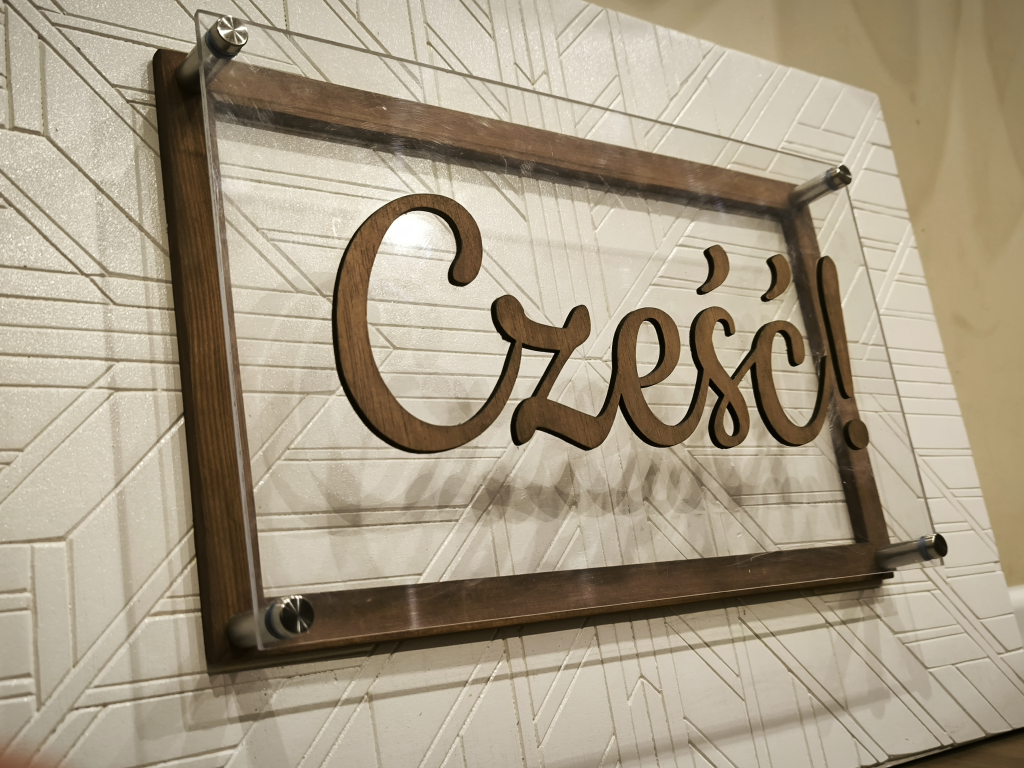
#> input picture uploads/IMG_20260829_230633.jpg, 4096 x 3072 px (shown at 1/4 size)
$ python -i build.py   (imports and definitions only)
#> lines starting #> are read from the running program, lines starting #| are printed output that depends on the picture
#!/usr/bin/env python3
# -*- coding: utf-8 -*-
"""
Studio Sygnatura — v4 build (wersja 2, po uwagach użytkownika 31.08.2026).

⚠️ UWAGA (od 2026-09-08): NIE URUCHAMIAJ tego skryptu!
index.html jest teraz utrzymywany RĘCZNIE jako nowy layout „kwaterowy" (v5)
z sliderem zasilanym z bazy przez Flask. Uruchomienie build.py nadpisze go
STARYM layoutem (splash + hero + litery). Ten skrypt zostaje wyłącznie jako
archiwum generowania starych stron (hero-picker, stuby).

Uwagi wcielone:
- litery logotypu jako OSOBNE pliki PNG (koniec ze sprite+calc → koniec „Ssssss")
- prostokąty OSTRE (zero zaokrągleń)
- hero = napis „Cześć" z ukosa (domyślnie IMG_20260829_230633.jpg, wybór przez hero-picker.html)
- plansza: 2 kolumny tylko na dużych ekranach, 1 kolumna na telefonie
- napisy „Pasją / styl / tradycja" WIDOCZNE od razu (płaskie); animacje = spokojna harmonia
  (miękki opad liter w splashu + subtelny oddech planszy), nie ukrywanie treści
"""
import os
import math
import json
import shutil

from PIL import Image, ImageStat, ImageEnhance, ImageFilter

HERE = os.path.dirname(os.path.abspath(__file__))
ASSETS = os.path.join(HERE, 'assets')
LETTERS_DIR = os.path.join(ASSETS, 'letters')
THUMBS_DIR = os.path.join(ASSETS, 'thumbs')
LOGO_DIR = os.path.abspath(os.path.join(HERE, '..', 'pracownia', 'logo', 'WEKTORY3'))
UPLOADS = os.path.abspath(os.path.join(HERE, '..', 'uploads'))

BRUN = (107, 69, 48)  # #6B4530 z księgi znaku
LIGHT_FACTOR = 0.22   # rozjaśnienie SYG (PEŁNA barwa, jeden ton — tunowalne)
LIGHT = tuple(int(c + (255 - c) * LIGHT_FACTOR) for c in BRUN)  # jaśniejszy brąz dla SYG

# Kandydaci hero (zdjęcia użytkownika z ../uploads) — kolejność = numer w pickerze
HERO_CANDIDATES = [
    'IMG_20260829_230633.jpg',   # 1 — tablica z ukosa
    'IMG_20260829_230704.jpg',   # 2 — WYBRANE PRZEZ UŻYTKOWNIKA (31.08.2026)
    'IMG_20260829_231012.jpg',   # 3
    'IMG_20260829_230548.jpg',   # 4
    'IMG_20260828_055508.jpg',   # 5
    'IMG_20260828_055521.jpg',   # 6
    'IMG_20260828_055528.jpg',   # 7
    'IMG_20260828_055536.jpg',   # 8
    'IMG_20260828_055552.jpg',   # 9
    'IMG_20260828_055601.jpg',   # 10
    'IMG_20260828_055623.jpg',   # 11
    'IMG_20260811_232511.jpg',   # 12
]
DEFAULT_HERO = HERO_CANDIDATES[1]  # historyczne (picker); obecnie hero = TŁO NA HERO.png poniżej
HERO_TLO = 'TŁO NA HERO.png'       # KOŃCOWE TŁO HERO (decyzja użytkownika, sesja 8) — kompozycja: „Cześć" po prawej u góry, pusta ściana po lewej i na dole

# ---------------------------------------------------------------- wynajem (podstrona)
# Terminarz wg v3: zajęte terminy PER PAKIET. PRZYKŁADOWE dane z v3 — PODMIEŃ na realne.
# Klucz = id pakietu, wartość = lista dat 'RRRR-MM-DD'.
RENTAL_ZAJETE = [
    '2026-08-29', '2026-08-30', '2026-09-05', '2026-09-12', '2026-09-19', '2026-10-03', '2026-10-10', '2026-10-17', '2026-11-07',
]
# Wspólny kalendarz: jedna pula towaru, wiec jedna data blokuje WSZYSTKIE pakiety.
# Dopoki asortyment nie urosnie (osobne zestawy), NIE rozdzielamy terminow per pakiet.
# TODO: realne terminy zamiast danych demo.

# katalog: (ikona, nazwa, opis, cena 'od X zł / doba', cena liczbowa do kalkulatora, pozycja gratis w personalizacji)
PRODUCTS = [
    ('szyld', 'Szyld powitalny', '„Witajcie" z imionami na wymiennej wkładce · 60×40 cm · opcjonalne podświetlenie LED', 'od 49 zł / doba', 49, True),
    ('rozpiska', 'Tablica „rozpiska stołów"', 'Plan sali z listą gości · wymienne karty przy stołach · 100×70 cm', 'od 59 zł / doba', 59, True),
    ('numery', 'Numery stołów', 'Grawerowane, stojące · komplet 10 szt. · wymienne', 'od 25 zł / doba', 25, False),
    ('serwetniki', 'Serwetniki', 'Drewniane obrączki na serwetki · komplet 30 szt.', 'od 20 zł / doba', 20, False),
    ('lampki', 'Lampki', 'Fairy lights, ciepłe 2700 K · 10 m · z koszykiem baterii', 'od 15 zł / doba', 15, False),
    ('lampiony', 'Lampiony', 'Drewniane, geometryczne · komplet 6 szt. · światło od środka', 'od 35 zł / doba', 35, False),
    ('litery_male', 'Litery podświetlane MAŁE', 'Inicjały lub imiona · 25 cm · LED 2700 K', 'od 45 zł / doba', 45, True),
    ('litery_duze', 'Litery podświetlane DUŻE', '„LOVE" / nazwisko · 60 cm · podświetlenie LED', 'od 120 zł / doba', 120, True),
    ('tablice', 'Tablice informacyjne', 'Toaleta · parking · palarnia · plan sali — komplet z podpórkami', 'od 30 zł / doba', 30, False),
    ('skrzynka', 'Skrzynka na życzenia', 'Drewniana, z grawerem · na koperty i kartki', 'od 25 zł / doba', 25, False),
    ('scrabble', 'Mozaika „scrabble"', 'Imiona w drewnianych kafelkach · składamy na ścianie lub stole', 'od 55 zł / doba', 55, True),
    ('swieczniki', 'Świeczniki', 'Drewniane, stabilne · komplet 12 szt. · świece w zestawie', 'od 30 zł / doba', 30, False),
    ('winietki', 'Winietki i plan dnia', 'Imienne oznaczenia stołów + tablica harmonogramu imprezy', 'od 30 zł / doba', 30, True),
    ('panel_cytat', 'Panel z cytatem', 'Warstwowy panel z sentencją, imionami i datą — do powieszenia na ścianie', 'od 149 zł / doba', 149, True),
    ('ramka', 'Ramka rzeźbiona', 'Na zdjęcie z uroczystości — rzeźbiona, z datą i okazją na dole', 'od 169 zł / doba', 169, True),
    ('grawer', 'Grawer okolicznościowy', 'Tabliczka z dedykacją — jubileusz, rocznica albo pożegnanie pracownika', 'od 89 zł / doba', 89, True),
]

ICONS_R = {
    'szyld': '<svg viewBox="0 0 32 32" fill="none" stroke="currentColor" stroke-width="1.7" stroke-linecap="round" stroke-linejoin="round"><rect x="6" y="4" width="20" height="14"/><path d="M9 8h14M9 12h9"/><path d="M11 18v10M21 18v10"/><path d="M8 28h16"/></svg>',
    'rozpiska': '<svg viewBox="0 0 32 32" fill="none" stroke="currentColor" stroke-width="1.7" stroke-linecap="round" stroke-linejoin="round"><rect x="5" y="4" width="22" height="24"/><path d="M9 9h14M9 14h14M9 19h10M9 24h6"/></svg>',
    'numery': '<svg viewBox="0 0 32 32" fill="none" stroke="currentColor" stroke-width="1.7" stroke-linecap="round" stroke-linejoin="round"><rect x="10" y="3" width="12" height="26"/><path d="M10 11h12"/><path d="M13 18h6M13 25h6"/></svg>',
    'serwetniki': '<svg viewBox="0 0 32 32" fill="none" stroke="currentColor" stroke-width="1.7"><circle cx="16" cy="16" r="11"/><circle cx="16" cy="16" r="6.5"/></svg>',
    'lampki': '<svg viewBox="0 0 32 32" fill="none" stroke="currentColor" stroke-width="1.7" stroke-linecap="round"><path d="M4 4c7 7 17 7 24 0"/><circle cx="8" cy="8" r="2.4"/><circle cx="16" cy="11" r="2.4"/><circle cx="24" cy="8" r="2.4"/></svg>',
    'lampiony': '<svg viewBox="0 0 32 32" fill="none" stroke="currentColor" stroke-width="1.7" stroke-linecap="round" stroke-linejoin="round"><path d="M12 4h8l-2.5 5h-3z"/><rect x="10" y="9" width="12" height="13"/><path d="M13 22h6M12 26h8"/></svg>',
    'litery_male': '<svg viewBox="0 0 32 32" fill="none" stroke="currentColor" stroke-width="1.6"><text x="16" y="21.5" text-anchor="middle" font-family="Georgia, serif" font-size="13" stroke="none" fill="currentColor">AB</text><rect x="4" y="24" width="24" height="3"/></svg>',
    'litery_duze': '<svg viewBox="0 0 32 32" fill="none" stroke="currentColor" stroke-width="1.6"><text x="16" y="21" text-anchor="middle" font-family="Georgia, serif" font-size="10.5" stroke="none" fill="currentColor">LOVE</text><rect x="4" y="24" width="24" height="3"/></svg>',
    'tablice': '<svg viewBox="0 0 32 32" fill="none" stroke="currentColor" stroke-width="1.7" stroke-linecap="round"><rect x="7" y="4" width="18" height="12"/><circle cx="16" cy="10" r="2.2"/><path d="M16 7.6v2.8M11 16v12M21 16v12M8 28h16"/></svg>',
    'skrzynka': '<svg viewBox="0 0 32 32" fill="none" stroke="currentColor" stroke-width="1.7" stroke-linecap="round" stroke-linejoin="round"><path d="M8 9V6a8 8 0 0 1 16 0v3"/><rect x="5" y="9" width="22" height="15"/><path d="M10 17h12M10 21h8"/></svg>',
    'scrabble': '<svg viewBox="0 0 32 32" fill="none" stroke="currentColor" stroke-width="1.7"><rect x="5" y="5" width="10" height="10"/><rect x="17" y="5" width="10" height="10"/><rect x="5" y="17" width="10" height="10"/><rect x="17" y="17" width="10" height="10"/></svg>',
    'swieczniki': '<svg viewBox="0 0 32 32" fill="none" stroke="currentColor" stroke-width="1.7" stroke-linejoin="round"><path d="M13 6h6v9a3 3 0 0 1-6 0z"/><path d="M16 3v3"/><circle cx="16" cy="2.6" r="1.5"/><rect x="7" y="18" width="18" height="5"/></svg>',
    'winietki': '<svg viewBox="0 0 32 32" fill="none" stroke="currentColor" stroke-width="1.7" stroke-linecap="round"><rect x="8" y="6" width="16" height="20"/><path d="M11 12h10M11 16h10"/><path d="M16 26v4"/></svg>',
    'panel_cytat': '<svg viewBox="0 0 32 32" fill="none" stroke="currentColor" stroke-width="1.7" stroke-linecap="round"><rect x="4" y="6" width="24" height="20"/><rect x="8" y="10" width="16" height="12"/><path d="M10 20h12M10 24h8"/></svg>',
    'ramka': '<svg viewBox="0 0 32 32" fill="none" stroke="currentColor" stroke-width="1.7" stroke-linejoin="round"><rect x="5" y="7" width="22" height="18"/><rect x="9" y="11" width="14" height="10"/><path d="M16 21l-3.2 4h6.4z"/><circle cx="12" cy="14.5" r="1.2"/></svg>',
    'grawer': '<svg viewBox="0 0 32 32" fill="none" stroke="currentColor" stroke-width="1.7" stroke-linecap="round"><rect x="7" y="4" width="18" height="24"/><path d="M11 9h10M11 14h10M11 19h7"/><path d="M13 28h6"/></svg>',
}

PACKAGES = [
    # ---- KOMUNIJNY: esencja / mid / full ----
    {'id': 'kom_esencja', 'ev': 'komunijny', 'name': 'Komunijny ESENCJA', 'sub': 'dla kameralnego przyjęcia', 'price': 'od 199 zł / doba', 'tier': 'ESENCJA',
     'items': ['Tablica z imieniem — 1 szt.', 'Oznaczenia stołów — 6 szt.', 'Winietki imienne — 20 szt.', 'Świeczniki drewniane — 6 szt.', 'Wkładka personalizowana w cenie']},
    {'id': 'kom_mid', 'ev': 'komunijny', 'top': True, 'name': 'Komunijny MID', 'sub': 'najczęściej wybierany', 'price': 'od 349 zł / doba', 'tier': 'MID',
     'items': ['Wszystko z ESENCJI', 'Szyld powitalny — 1 szt.', 'Plan stołów — 1 szt.', 'Numery stolików — 10 szt.', 'Lampki ciepłe 10 m + lampiony ×6', 'Mozaika „scrabble" z imionami', 'Wkładka personalizowana w cenie']},
    {'id': 'kom_full', 'ev': 'komunijny', 'name': 'Komunijny FULL', 'sub': 'pełna oprawa sali + montaż', 'price': 'od 599 zł / doba', 'tier': 'FULL',
     'items': ['Wszystko z MID', 'Litery podświetlane DUŻE — imię, 60 cm', 'Lampki 30 m + lampiony ×12', 'Panel z cytatem na ścianę', 'Montaż i demontaż po stronie Studia', 'Personalizacja wszystkich grawerów w cenie']},
    # ---- WESELNY: opcje i.w. ----
    {'id': 'wes_esencja', 'ev': 'weselny', 'name': 'Weselny ESENCJA', 'sub': 'i.w. — małe wesele', 'price': 'od 299 zł / doba', 'tier': 'ESENCJA',
     'items': ['Szyld powitalny — 1 szt.', 'Plan stołów — 1 szt.', 'Numery stolików — 10 szt.', 'Lampki ciepłe 10 m + lampiony ×6', 'Wkładka personalizowana w cenie']},
    {'id': 'wes_mid', 'ev': 'weselny', 'top': True, 'name': 'Weselny MID', 'sub': 'i.w. — do 120 gości', 'price': 'od 499 zł / doba', 'tier': 'MID',
     'items': ['Wszystko z ESENCJI', 'Litery podświetlane MAŁE — inicjały', 'Mozaika „scrabble" z imionami', 'Skrzynka na życzenia', 'Świeczniki — 12 szt.', 'Wkładka personalizowana w cenie']},
    {'id': 'wes_full', 'ev': 'weselny', 'name': 'Weselny FULL', 'sub': 'i.w. — pełna oprawa + montaż', 'price': 'od 799 zł / doba', 'tier': 'FULL',
     'items': ['Wszystko z MID', 'Litery podświetlane DUŻE — „LOVE" / nazwisko, 60 cm', 'Lampki 30 m + lampiony ×12', 'Winietki i plan dnia', 'Panel z cytatem na ścianę', 'Montaż i demontaż po stronie Studia', 'Personalizacja wszystkich grawerów w cenie']},
    # ---- FIRMOWY ----
    {'id': 'fir_esencja', 'ev': 'firmowy', 'name': 'Firmowy ESENCJA', 'sub': 'spotkanie zespołu', 'price': 'od 249 zł / doba', 'tier': 'ESENCJA',
     'items': ['Tablica powitalna z logo — 1 szt.', 'Oznaczenia sal — 4 szt.', 'Numeracja stanowisk — 12 szt.', 'Znaki kierunkowe — 6 szt.', 'Wkładki z logo w cenie']},
    {'id': 'fir_mid', 'ev': 'firmowy', 'top': True, 'name': 'Firmowy MID', 'sub': 'konferencja / event do 120 osób', 'price': 'od 449 zł / doba', 'tier': 'MID',
     'items': ['Wszystko z ESENCJI', 'Litery podświetlane MAŁE — logo lub inicjały', 'Lampki 20 m + lampiony ×8', 'Świeczniki — 12 szt.', 'Wkładki z logo w cenie']},
    {'id': 'fir_full', 'ev': 'firmowy', 'name': 'Firmowy FULL', 'sub': 'gala / duży event + montaż', 'price': 'od 749 zł / doba', 'tier': 'FULL',
     'items': ['Wszystko z MID', 'Litery podświetlane DUŻE — nazwa firmy, 60 cm', 'Lampki 30 m + lampiony ×12', 'Tablice informacyjne (toaleta · parking · palarnia)', 'Montaż i demontaż po stronie Studia', 'Personalizacja wszystkich grawerów w cenie']},
    # ---- JUBILEUSZOWY / URODZINOWY ----
    {'id': 'jub_esencja', 'ev': 'jubileuszowy', 'name': 'Jubileuszowy ESENCJA', 'sub': 'urodziny w gronie bliskich', 'price': 'od 199 zł / doba', 'tier': 'ESENCJA',
     'items': ['Szyld powitalny — 1 szt.', 'Numery stolików — 6 szt.', 'Świeczniki drewniane — 6 szt.', 'Grawer okolicznościowy — 1 szt.', 'Wkładka personalizowana w cenie']},
    {'id': 'jub_mid', 'ev': 'jubileuszowy', 'top': True, 'name': 'Jubileuszowy MID', 'sub': 'okrągła rocznica', 'price': 'od 349 zł / doba', 'tier': 'MID',
     'items': ['Wszystko z ESENCJI', 'Litery podświetlane MAŁE — wiek lub inicjały', 'Mozaika „scrabble" z imionami', 'Lampki 10 m + lampiony ×6', 'Panel z cytatem na ścianę', 'Wkładka personalizowana w cenie']},
    {'id': 'jub_full', 'ev': 'jubileuszowy', 'name': 'Jubileuszowy FULL', 'sub': 'duża uroczystość + montaż', 'price': 'od 599 zł / doba', 'tier': 'FULL',
     'items': ['Wszystko z MID', 'Litery podświetlane DUŻE — liczba lub nazwisko, 60 cm', 'Lampki 30 m + lampiony ×12', 'Ramka rzeźbiona na zdjęcie', 'Montaż i demontaż po stronie Studia', 'Personalizacja wszystkich grawerów w cenie']},
    # ---- KOMPONUJĘ WŁASNY ----
    {'id': 'wlasny', 'ev': 'wlasny', 'name': 'Komponuję własny', 'sub': 'składasz z katalogu — cena liczona automatycznie', 'price': 'suma wybranych pozycji', 'tier': 'DIY',
     'items': ['Wybierasz produkty z katalogu (checkboxy)', 'Kalkulator liczy sumę na żywo', 'Rabat −5% dopiero od 10 pozycji', 'Personalizacja płatna osobno — wybierasz, co grawerujemy', 'Wszystko widoczne w podsumowaniu na dole strony']},
]


# ---------------------------------------------------------------- przygotowanie
# [20 lines left out: function ensure_assets, not called in this run]


def process_photo(src, dst, maxw=1920, q=72):
    """Łagodna obróbka: balans bieli, miękka krzywa tonów, lekkie wygładzenie refleksów."""
#> called with src = '../uploads/IMG_20260829_230633.jpg', dst = 'out.png', maxw = 1920, q = 72
    im = Image.open(src).convert('RGB')
#> im is the input picture: PIL image 4096x3072 RGB; mean R, G, B 167.7, 155.8, 134.2
    w, h = im.size
    if w > maxw:
        im = im.resize((maxw, round(h * maxw / w)), Image.LANCZOS)
#> im: PIL image 1920x1440 RGB
    st = ImageStat.Stat(im)
    r, g, b = st.mean
#> r = 167.7; g = 155.8; b = 134.2
    kr = math.pow(g / max(r, 1.0), 0.55)
#> kr = 0.96
    kb = math.pow(g / max(b, 1.0), 0.55)
#> kb = 1.09
    R, G, B = im.split()
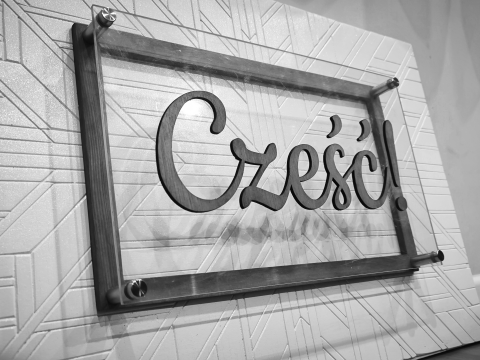
#> R: PIL image 1920x1440 L (shown at 1/4 size); min 0, max 255, mean 167.7
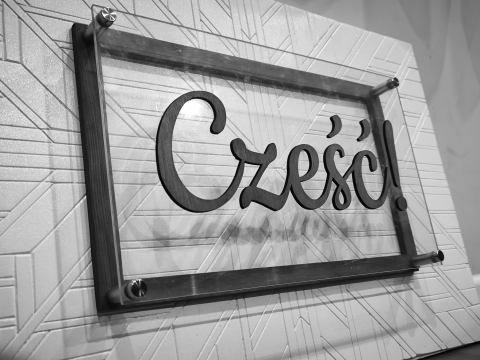
#> G: PIL image 1920x1440 L (shown at 1/4 size); min 0, max 255, mean 155.8
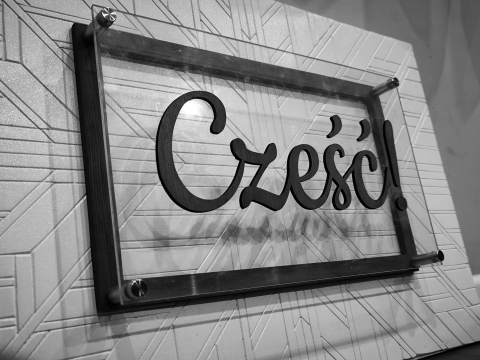
#> B: PIL image 1920x1440 L (shown at 1/4 size); min 0, max 255, mean 134.2
    R = R.point(lambda v: min(255, int(v * kr)))
    B = B.point(lambda v: min(255, int(v * kb)))
    im = Image.merge('RGB', (R, G, B))
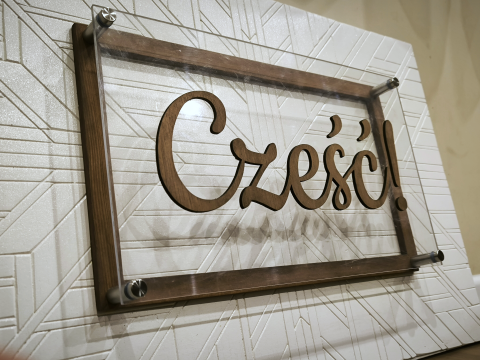
#> im: PIL image 1920x1440 RGB (shown at 1/4 size); mean R, G, B 160.5, 155.8, 145.2
    Y, Cb, Cr = im.convert('YCbCr').split()
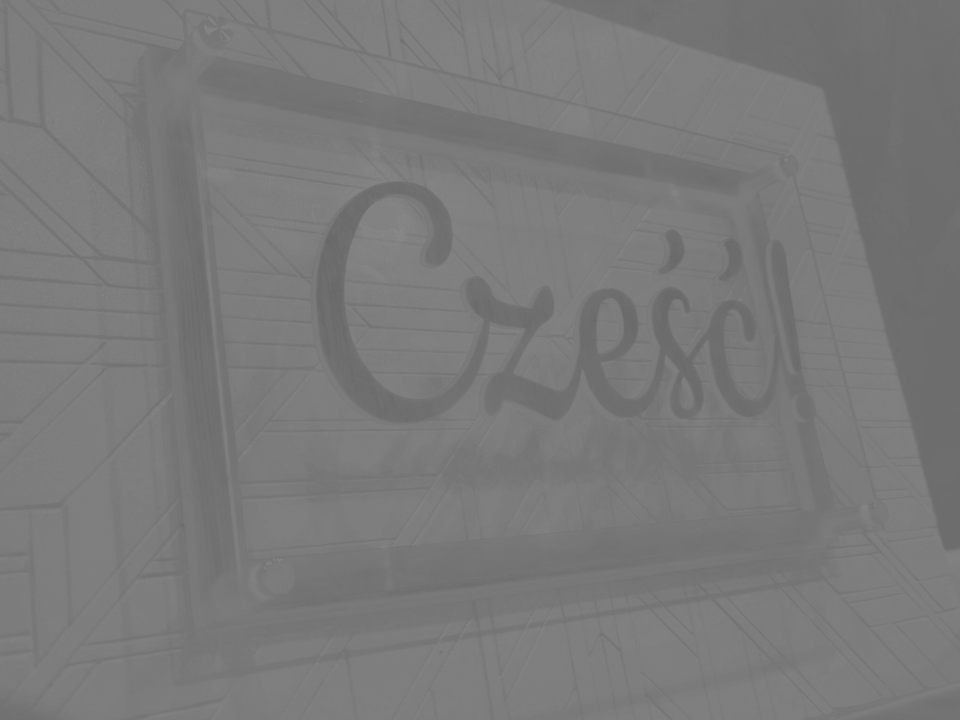
#> Cb: PIL image 1920x1440 L (shown at 1/2 size); min 103, max 137, mean 121.5
    Y = Y.point(lambda v: min(255, int(255 * min(1.0, 0.90 * (v / 255.0) ** 0.92 + 0.16 * (v / 255.0)))))
#> (the rest of the program and of its run is left out)
